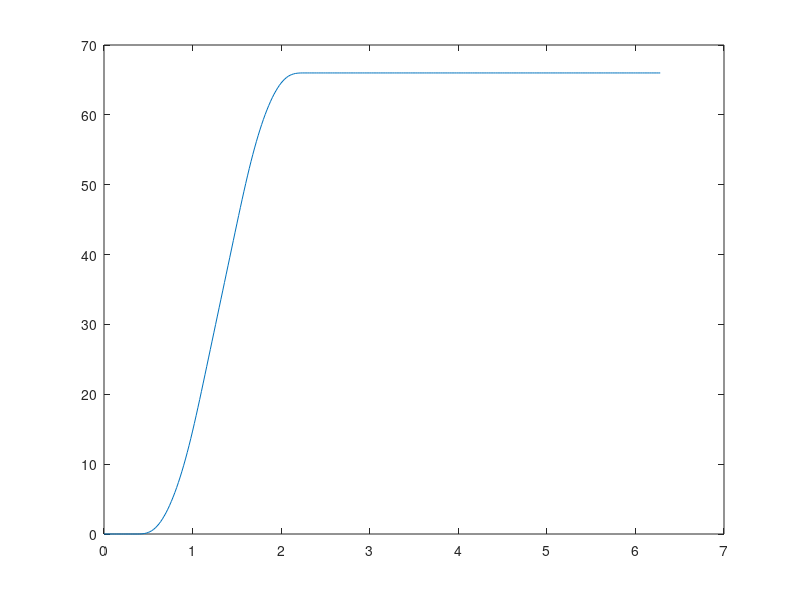

This chart was generated by the following MATLAB code:
%init

Ts=.02;

j=500*[zeros(1,20) ones(1,10) zeros(1,20) -ones(1,10) zeros(1,15) -ones(1,10) zeros(1,20) +ones(1,10) zeros(1,200)];

a=cumsum(j)*Ts;

v=cumsum(a)*Ts;
x=cumsum(v)*Ts;

t=0:Ts:(numel(j)-1)*Ts;

plot(t,x);

M=1;

B=5;
K=50;

sys1=tf(1,[M B K]);

gc=tf([354.25 88.4],[1 0]);

kp=2547;
kd=5;
kv=0;
ka=1053;
ki=5;
ki2=1542;